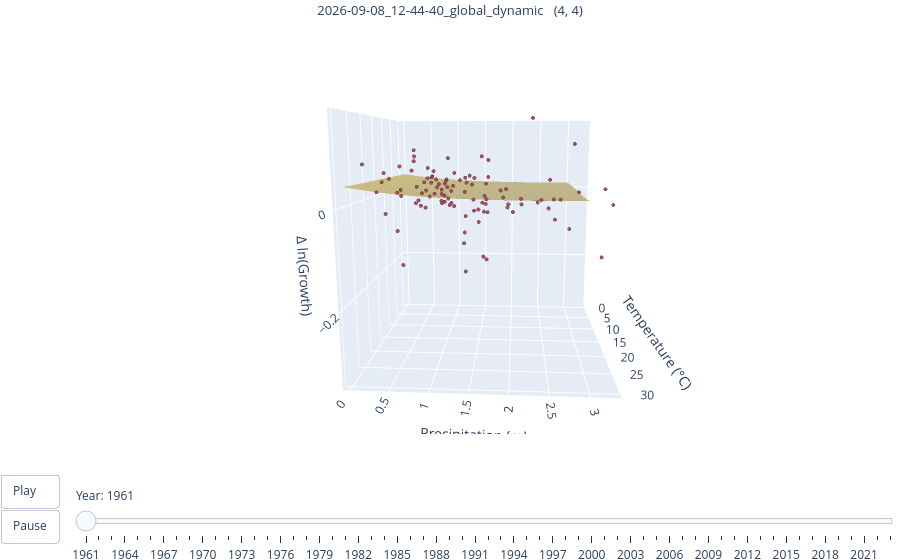

Source (notebook cell):
### Markdown cell above
## 7. Animated surface, one frame per year

Press **Play** to sweep the years, or drag the slider to hold a single one. Each frame
shows that year's fitted `(T, P)` surface together with the country observations that
identify it.

**The observations are partialled out, not raw.** The network is fitted to growth after
the nuisance structure is projected out, so raw growth is not on the same scale as the
surface and overlaying it would mislead. Each point is plotted as

`y_it - (W gamma)_it`

where `W` holds the country fixed effects (plus year effects and country trends when the
run carries them) and `gamma` is recovered by exact OLS given the fitted climate net,
exactly as the training loss does it. The cell prints the mean gap between the two; it
should be zero to machine precision.

The z axis will not be centred on zero. The dynamic model carries no additive year fixed
effects, so `f` absorbs a common time level that is not separately identified. Leaving it
visible is more honest than silently recentring.

### Code cell
import importlib.util

########################### Animation settings ###########################
anim_node   = top_models[2]      # architecture to animate
n_grid      = 70                 # grid points per axis (higher = smoother, bigger file)
precip_cap  = 3000.0             # mm, upper end of the precipitation axis
marker_size = 2
marker_col  = "#b23a48"
play_ms     = 1000                # Play button frame duration
step_ms     = 200                # slider step duration
camera      = dict(eye=dict(x=2.11, y=0.12, z=0.38))
##########################################################################

# WithinProjector is imported by path: the package __init__ chain pulls in tensorflow.
_spec = importlib.util.spec_from_file_location(
    "within_projection",
    ROOT / "src/models/helper_functions/global_model/within_projection.py")
_wp = importlib.util.module_from_spec(_spec)
sys.modules[_spec.name] = _wp
_spec.loader.exec_module(_wp)

dyn    = bool(m.get("dynamic_model", False))
ct     = bool(m.get("country_trends", False))
levels = str(m.get("target_mode", "growth")).lower() == "levels"

Yp = data.pivot(index="Year", columns="CountryCode",
                values="GDPCap" if levels else "GrowthWDI").reindex_like(Tp)
Yv = np.log(Yp.to_numpy(float)) if levels else Yp.to_numpy(float)
n_country = Tv.shape[1]

w_anim = read_weights(str(run_dir / "parameters" / f"{anim_node}.weights.h5"))

# --- observations, partialled out ---------------------------------------
proj = _wp.WithinProjector(np.isnan(Tv), country_trends=ct,
                           quadratic_trends=ct, include_time=not dyn)
_cols = [np.nan_to_num((Tv - mean_temp) / std_temp),
         np.nan_to_num((Pv - mean_precip) / std_precip)]
if dyn:
    _cols.append((np.arange(1, n_periods + 1)[:, None] - mean_t) / std_t
                 * np.ones((1, n_country)))
f_full = forward(w_anim, np.stack(_cols, axis=-1))

y_o = Yv[proj.t_arr, proj.n_arr]
f_o = f_full[proj.t_arr, proj.n_arr]
good = np.isfinite(y_o) & np.isfinite(f_o)
gamma = proj.recover_gamma(np.where(good, y_o - f_o, 0.0))
resid = np.where(good, y_o, np.nan) - proj.W @ gamma

obs = pd.DataFrame(dict(year=years[proj.t_arr],
                        T=Tv[proj.t_arr, proj.n_arr],
                        P=Pv[proj.t_arr, proj.n_arr] / 1000.0,
                        z=resid)).dropna()
print(f"observations {len(obs)} over {obs.year.nunique()} years   "
      f"mean gap (resid - fitted) = {np.nanmean(resid[good] - f_o[good]):+.2e}")

# --- surface per year ----------------------------------------------------
Tgrid = np.linspace(0.0, 30.0, n_grid)
Pgrid = np.linspace(float(np.nanmin(Pv)), precip_cap, n_grid)
TTa, PPa = np.meshgrid(Tgrid, Pgrid)

def _surf(j):
    cs = [(TTa - mean_temp) / std_temp, (PPa - mean_precip) / std_precip]
    if dyn:
        cs.append(np.full_like(TTa, ((j + 1) - mean_t) / std_t))
    return forward(w_anim, np.stack(cs, axis=-1))

Zs = [_surf(j) for j in range(n_periods)]
zlo = min(float(np.min(z)) for z in Zs + [obs.z.quantile(0.01)])
zhi = max(float(np.max(z)) for z in Zs + [obs.z.quantile(0.99)])
zpad = 0.05 * (zhi - zlo)

def _frame(j):
    o = obs[obs.year == years[j]]
    return [
        go.Surface(x=TTa, y=PPa / 1000.0, z=Zs[j], colorscale="Cividis",
                   cmin=zlo, cmax=zhi, opacity=0.9, showscale=False,
                   hoverinfo="skip", name="Model"),
        go.Scatter3d(x=o["T"], y=o["P"], z=o["z"], mode="markers",
                     name="Observations", showlegend=False,
                     marker=dict(size=marker_size, opacity=0.9, color=marker_col,
                                 line=dict(width=0.3)),
                     hovertemplate="T %{x:.1f} °C<br>P %{y:.2f} m"
                                   "<br>resid %{z:.3f}<extra></extra>"),
    ]

fig_anim = go.Figure(
    data=_frame(0),
    frames=[go.Frame(data=_frame(j), name=str(years[j])) for j in range(n_periods)])

fig_anim.update_layout(
    margin=dict(l=0, r=0, b=0, t=30),
    title=dict(text=f"{run_dir.name}   {anim_node}", x=0.5, font=dict(size=13)),
    scene=dict(
        xaxis=dict(title=dict(text="Temperature (°C)")),
        yaxis=dict(title=dict(text="Precipitation (m)")),
        zaxis=dict(title=dict(text="Δ ln(GDP per capita)" if levels else "Δ ln(Growth)"),
                   range=[zlo - zpad, zhi + zpad]),
        camera=camera),
    updatemenus=[dict(
        type="buttons", showactive=False, x=-0.01, xanchor="right", y=0.05,
        pad=dict(r=10, t=60),
        buttons=[
            dict(label="Play", method="animate",
                 args=[None, dict(frame=dict(duration=play_ms, redraw=True),
                                  transition=dict(duration=2),
                                  fromcurrent=True, mode="immediate")]),
            dict(label="Pause", method="animate",
                 args=[[None], dict(frame=dict(duration=0, redraw=False),
                                    mode="immediate", transition=dict(duration=0))])])],
    sliders=[dict(active=0, currentvalue=dict(prefix="Year: "), pad=dict(t=50),
                  steps=[dict(label=str(y), method="animate",
                              args=[[str(y)], dict(mode="immediate",
                                                   frame=dict(duration=step_ms, redraw=True),
                                                   transition=dict(duration=0))])
                         for y in years])])
fig_anim.show()

### Figure 1 — Plotly figure (JSON) as saved in the notebook; plotly's stock layout.template omitted (floating-point values rounded to 4 significant figures; data arrays with more than 128 entries replaced by an {"elided": "..."} marker saying what was removed)
{"data": [{"cmax": 0.1618, "cmin": -0.3334, "colorscale": [[0, "#00224e"], [0.1111, "#123570"], [0.2222, "#3b496c"], [0.3333, "#575d6d"], [0.4444, "#707173"], [0.5556, "#8a8678"], [0.6667, "#a59c74"], [0.7778, "#c3b369"], [0.8889, "#e1cc55"], [1, "#fee838"]], "hoverinfo": "skip", "name": "Model", "opacity": 0.9, "showscale": false, "type": "surface", "x": {"elided": "70x70 float values"}, "y": {"elided": "70x70 float values"}, "z": {"elided": "70x70 float values"}}, {"hovertemplate": "T %{x:.1f} °C<br>P %{y:.2f} m<br>resid %{z:.3f}<extra></extra>", "marker": {"color": "#b23a48", "line": {"width": 0.3}, "opacity": 0.9, "size": 2}, "mode": "markers", "name": "Observations", "showlegend": false, "type": "scatter3d", "x": [17.16, 17.37, 8.291, 19.95, 10.45, 27.01, 28.05, 25.53, 24.52, 25.4, 21.11, 15.78, 23.34, 25.66, 21.01, 25.02, 5.976, 8.09, 12.78, 14.79, 26.24, 24.86, 23.08, 24.3, 22.06, 23.45, 9.379, 8.687, 25.19, 17.52, 20.97, 20.76, 16.12, 4.823, 25.28, 11.82, 25.44, 9.567, 26.52, 16.29, 20.95, 26.71, 23.94, 24.65, 11.14, 26.01, 25.31, 9.555, 15.33, 22.3, 3.893, 19.19, 14.72, 14.58, 21.05, 12.79, 25.34, 20.28, 12.33, 9.617, 22.24, 19.85, 25.57, 22.82, 22.11, 26.53, 27.62, 26.16, 25.63, 10.02, 5.249, 18.66, 12.67, 23.1, 25.79, 17.53, 26.3, 24.14, 24.85, 16.26, 23.09, 18.38, 25.68, 26.75, 27.02, 26.7, 25.95, 26.53, 26.63, 7.115, 26.83, 17.3, 26.86, 26.48, 27.07, 25.77, 13.32, 22.87, 17.29, 13.34, 17.73, 21.33, 20.35], "y": [0.8997, 1.076, 0.9163, 1.355, 0.9416, 1.139, 0.8716, 2.542, 0.9206, 2.342, 1.634, 0.7749, 1.485, 1.479, 0.4758, 1.432, 0.9567, 1.043, 0.833, 1.103, 1.429, 1.956, 1.674, 1.705, 1.49, 2.58, 0.8055, 0.6862, 1.395, 0.387, 0.7662, 0.1226, 0.5591, 0.6373, 2.48, 0.7254, 2.785, 0.8534, 1.233, 0.5626, 2.134, 1.711, 2.025, 1.583, 0.4778, 1.969, 1.529, 1.041, 0.3161, 0.2485, 0.9262, 0.5886, 0.7315, 1.646, 1.616, 1.604, 2.856, 0.2193, 0.899, 0.9469, 1.893, 0.9208, 2.746, 2.273, 1.311, 2.617, 0.6005, 1.43, 1.684, 0.9069, 1.351, 1.633, 1.266, 0.5265, 2.487, 0.2129, 2.38, 3.208, 1.937, 1.013, 1.861, 1.326, 0.105, 0.4175, 0.8141, 2.134, 3.276, 0.5581, 1.644, 0.6457, 3.144, 0.5788, 0.8733, 1.217, 1.668, 1.632, 0.6561, 1.563, 0.9803, 0.9575, 0.7597, 1.217, 0.7908], "z": [0.04217, -0.0008849, 0.03131, -0.1618, 0.03109, 0.0123, 0.01499, 0.01352, 0.0534, 0.006892, 0.01188, 0.0002606, 0.0394, 0.06022, 0.01057, 0.04545, -0.002314, 0.04815, 0.0174, -0.3582, 0.05664, -0.004429, -0.1203, 0.05621, 0.005499, -0.03234, 0.02092, 0.0401, -0.07827, -0.1592, 0.017, 0.01791, 0.09366, 0.04965, -0.00493, 0.02739, 0.122, 0.006633, 0.003156, 0.1079, 0.005821, -0.01013, -0.01597, -0.03545, 0.01618, 0.004472, -0.0106, 0.01675, 0.07026, 0.0421, -0.03872, 0.06388, 0.06593, 0.08499, -0.1224, -0.01129, 0.02793, 0.05924, -0.02243, 0.01331, 0.01082, 0.01385, -0.04532, 0.1739, 0.04689, 0.01507, 0.02862, -0.0197, 0.04433, -0.02354, 0.03206, -0.01061, 0.006506, 0.02708, 0.0526, 0.04336, 0.01371, 0.03228, 0.03277, 0.03152, 0.02715, -0.07693, 0.08184, -0.01526, 0.007418, 0.005912, 0.004238, -0.05012, 0.00854, 0.03552, -0.09773, 0.08332, 0.002061, 0.09474, -0.00824, 0.09808, -0.03176, -0.01375, 0.008843, -0.001702, 0.01748, -0.01, 0.03973]}], "layout": {"margin": {"b": 0, "l": 0, "r": 0, "t": 30}, "scene": {"camera": {"eye": {"x": 2.11, "y": 0.12, "z": 0.38}}, "xaxis": {"title": {"text": "Temperature (°C)"}}, "yaxis": {"title": {"text": "Precipitation (m)"}}, "zaxis": {"range": [-0.3582, 0.1866], "title": {"text": "Δ ln(Growth)"}}}, "sliders": [{"active": 0, "currentvalue": {"prefix": "Year: "}, "pad": {"t": 50}, "steps": [{"args": [["1961"], {"frame": {"duration": 200, "redraw": true}, "mode": "immediate", "transition": {"duration": 0}}], "label": "1961", "method": "animate"}, {"args": [["1962"], {"frame": {"duration": 200, "redraw": true}, "mode": "immediate", "transition": {"duration": 0}}], "label": "1962", "method": "animate"}, {"args": [["1963"], {"frame": {"duration": 200, "redraw": true}, "mode": "immediate", "transition": {"duration": 0}}], "label": "1963", "method": "animate"}, {"args": [["1964"], {"frame": {"duration": 200, "redraw": true}, "mode": "immediate", "transition": {"duration": 0}}], "label": "1964", "method": "animate"}, {"args": [["1965"], {"frame": {"duration": 200, "redraw": true}, "mode": "immediate", "transition": {"duration": 0}}], "label": "1965", "method": "animate"}, {"args": [["1966"], {"frame": {"duration": 200, "redraw": true}, "mode": "immediate", "transition": {"duration": 0}}], "label": "1966", "method": "animate"}, {"args": [["1967"], {"frame": {"duration": 200, "redraw": true}, "mode": "immediate", "transition": {"duration": 0}}], "label": "1967", "method": "animate"}, {"args": [["1968"], {"frame": {"duration": 200, "redraw": true}, "mode": "immediate", "transition": {"duration": 0}}], "label": "1968", "method": "animate"}, {"args": [["1969"], {"frame": {"duration": 200, "redraw": true}, "mode": "immediate", "transition": {"duration": 0}}], "label": "1969", "method": "animate"}, {"args": [["1970"], {"frame": {"duration": 200, "redraw": true}, "mode": "immediate", "transition": {"duration": 0}}], "label": "1970", "method": "animate"}, {"args": [["1971"], {"frame": {"duration": 200, "redraw": true}, "mode": "immediate", "transition": {"duration": 0}}], "label": "1971", "method": "animate"}, {"args": [["1972"], {"frame": {"duration": 200, "redraw": true}, "mode": "immediate", "transition": {"duration": 0}}], "label": "1972", "method": "animate"}, {"args": [["1973"], {"frame": {"duration": 200, "redraw": true}, "mode": "immediate", "transition": {"duration": 0}}], "label": "1973", "method": "animate"}, {"args": [["1974"], {"frame": {"duration": 200, "redraw": true}, "mode": "immediate", "transition": {"duration": 0}}], "label": "1974", "method": "animate"}, {"args": [["1975"], {"frame": {"duration": 200, "redraw": true}, "mode": "immediate", "transition": {"duration": 0}}], "label": "1975", "method": "animate"}, {"args": [["1976"], {"frame": {"duration": 200, "redraw": true}, "mode": "immediate", "transition": {"duration": 0}}], "label": "1976", "method": "animate"}, {"args": [["1977"], {"frame": {"duration": 200, "redraw": true}, "mode": "immediate", "transition": {"duration": 0}}], "label": "1977", "method": "animate"}, {"args": [["1978"], {"frame": {"duration": 200, "redraw": true}, "mode": "immediate", "transition": {"duration": 0}}], "label": "1978", "method": "animate"}, {"args": [["1979"], {"frame": {"duration": 200, "redraw": true}, "mode": "immediate", "transition": {"duration": 0}}], "label": "1979", "method": "animate"}, {"args": [["1980"], {"frame": {"duration": 200, "redraw": true}, "mode": "immediate", "transition": {"duration": 0}}], "label": "1980", "method": "animate"}, {"args": [["1981"], {"frame": {"duration": 200, "redraw": true}, "mode": "immediate", "transition": {"duration": 0}}], "label": "1981", "method": "animate"}, {"args": [["1982"], {"frame": {"duration": 200, "redraw": true}, "mode": "immediate", "transition": {"duration": 0}}], "label": "1982", "method": "animate"}, {"args": [["1983"], {"frame": {"duration": 200, "redraw": true}, "mode": "immediate", "transition": {"duration": 0}}], "label": "1983", "method": "animate"}, {"args": [["1984"], {"frame": {"duration": 200, "redraw": true}, "mode": "immediate", "transition": {"duration": 0}}], "label": "1984", "method": "animate"}, {"args": [["1985"], {"frame": {"duration": 200, "redraw": true}, "mode": "immediate", "transition": {"duration": 0}}], "label": "1985", "method": "animate"}, {"args": [["1986"], {"frame": {"duration": 200, "redraw": true}, "mode": "immediate", "transition": {"duration": 0}}], "label": "1986", "method": "animate"}, {"args": [["1987"], {"frame": {"duration": 200, "redraw": true}, "mode": "immediate", "transition": {"duration": 0}}], "label": "1987", "method": "animate"}, {"args": [["1988"], {"frame": {"duration": 200, "redraw": true}, "mode": "immediate", "transition": {"duration": 0}}], "label": "1988", "method": "animate"}, {"args": [["1989"], {"frame": {"duration": 200, "redraw": true}, "mode": "immediate", "transition": {"duration": 0}}], "label": "1989", "method": "animate"}, {"args": [["1990"], {"frame": {"duration": 200, "redraw": true}, "mode": "immediate", "transition": {"duration": 0}}], "label": "1990", "method": "animate"}, {"args": [["1991"], {"frame": {"duration": 200, "redraw": true}, "mode": "immediate", "transition": {"duration": 0}}], "label": "1991", "method": "animate"}, {"args": [["1992"], {"frame": {"duration": 200, "redraw": true}, "mode": "immediate", "transition": {"duration": 0}}], "label": "1992", "method": "animate"}, {"args": [["1993"], {"frame": {"duration": 200, "redraw": true}, "mode": "immediate", "transition": {"duration": 0}}], "label": "1993", "method": "animate"}, {"args": [["1994"], {"frame": {"duration": 200, "redraw": true}, "mode": "immediate", "transition": {"duration": 0}}], "label": "1994", "method": "animate"}, {"args": [["1995"], {"frame": {"duration": 200, "redraw": true}, "mode": "immediate", "transition": {"duration": 0}}], "label": "1995", "method": "animate"}, {"args": [["1996"], {"frame": {"duration": 200, "redraw": true}, "mode": "immediate", "transition": {"duration": 0}}], "label": "1996", "method": "animate"}, {"args": [["1997"], {"frame": {"duration": 200, "redraw": true}, "mode": "immediate", "transition": {"duration": 0}}], "label": "1997", "method": "animate"}, {"args": [["1998"], {"frame": {"duration": 200, "redraw": true}, "mode": "immediate", "transition": {"duration": 0}}], "label": "1998", "method": "animate"}, {"args": [["1999"], {"frame": {"duration": 200, "redraw": true}, "mode": "immediate", "transition": {"duration": 0}}], "label": "1999", "method": "animate"}, {"args": [["2000"], {"frame": {"duration": 200, "redraw": true}, "mode": "immediate", "transition": {"duration": 0}}], "label": "2000", "method": "animate"}, {"args": [["2001"], {"frame": {"duration": 200, "redraw": true}, "mode": "immediate", "transition": {"duration": 0}}], "label": "2001", "method": "animate"}, {"args": [["2002"], {"frame": {"duration": 200, "redraw": true}, "mode": "immediate", "transition": {"duration": 0}}], "label": "2002", "method": "animate"}, {"args": [["2003"], {"frame": {"duration": 200, "redraw": true}, "mode": "immediate", "transition": {"duration": 0}}], "label": "2003", "method": "animate"}, {"args": [["2004"], {"frame": {"duration": 200, "redraw": true}, "mode": "immediate", "transition": {"duration": 0}}], "label": "2004", "method": "animate"}, {"args": [["2005"], {"frame": {"duration": 200, "redraw": true}, "mode": "immediate", "transition": {"duration": 0}}], "label": "2005", "method": "animate"}, {"args": [["2006"], {"frame": {"duration": 200, "redraw": true}, "mode": "immediate", "transition": {"duration": 0}}], "label": "2006", "method": "animate"}, {"args": [["2007"], {"frame": {"duration": 200, "redraw": true}, "mode": "immediate", "transition": {"duration": 0}}], "label": "2007", "method": "animate"}, {"args": [["2008"], {"frame": {"duration": 200, "redraw": true}, "mode": "immediate", "transition": {"duration": 0}}], "label": "2008", "method": "animate"}, {"args": [["2009"], {"frame": {"duration": 200, "redraw": true}, "mode": "immediate", "transition": {"duration": 0}}], "label": "2009", "method": "animate"}, {"args": [["2010"], {"frame": {"duration": 200, "redraw": true}, "mode": "immediate", "transition": {"duration": 0}}], "label": "2010", "method": "animate"}, {"args": [["2011"], {"frame": {"duration": 200, "redraw": true}, "mode": "immediate", "transition": {"duration": 0}}], "label": "2011", "method": "animate"}, {"args": [["2012"], {"frame": {"duration": 200, "redraw": true}, "mode": "immediate", "transition": {"duration": 0}}], "label": "2012", "method": "animate"}, {"args": [["2013"], {"frame": {"duration": 200, "redraw": true}, "mode": "immediate", "transition": {"duration": 0}}], "label": "2013", "method": "animate"}, {"args": [["2014"], {"frame": {"duration": 200, "redraw": true}, "mode": "immediate", "transition": {"duration": 0}}], "label": "2014", "method": "animate"}, {"args": [["2015"], {"frame": {"duration": 200, "redraw": true}, "mode": "immediate", "transition": {"duration": 0}}], "label": "2015", "method": "animate"}, {"args": [["2016"], {"frame": {"duration": 200, "redraw": true}, "mode": "immediate", "transition": {"duration": 0}}], "label": "2016", "method": "animate"}, {"args": [["2017"], {"frame": {"duration": 200, "redraw": true}, "mode": "immediate", "transition": {"duration": 0}}], "label": "2017", "method": "animate"}, {"args": [["2018"], {"frame": {"duration": 200, "redraw": true}, "mode": "immediate", "transition": {"duration": 0}}], "label": "2018", "method": "animate"}, {"args": [["2019"], {"frame": {"duration": 200, "redraw": true}, "mode": "immediate", "transition": {"duration": 0}}], "label": "2019", "method": "animate"}, {"args": [["2020"], {"frame": {"duration": 200, "redraw": true}, "mode": "immediate", "transition": {"duration": 0}}], "label": "2020", "method": "animate"}, {"args": [["2021"], {"frame": {"duration": 200, "redraw": true}, "mode": "immediate", "transition": {"duration": 0}}], "label": "2021", "method": "animate"}, {"args": [["2022"], {"frame": {"duration": 200, "redraw": true}, "mode": "immediate", "transition": {"duration": 0}}], "label": "2022", "method": "animate"}, {"args": [["2023"], {"frame": {"duration": 200, "redraw": true}, "mode": "immediate", "transition": {"duration": 0}}], "label": "2023", "method": "animate"}]}], "title": {"font": {"size": 13}, "text": "2026-09-08_12-44-40_global_dynamic   (4, 4)", "x": 0.5}, "updatemenus": [{"buttons": [{"args": [null, {"frame": {"duration": 1000, "redraw": true}, "fromcurrent": true, "mode": "immediate", "transition": {"duration": 2}}], "label": "Play", "method": "animate"}, {"args": [[null], {"frame": {"duration": 0, "redraw": false}, "mode": "immediate", "transition": {"duration": 0}}], "label": "Pause", "method": "animate"}], "pad": {"r": 10, "t": 60}, "showactive": false, "type": "buttons", "x": -0.01, "xanchor": "right", "y": 0.05}]}}
